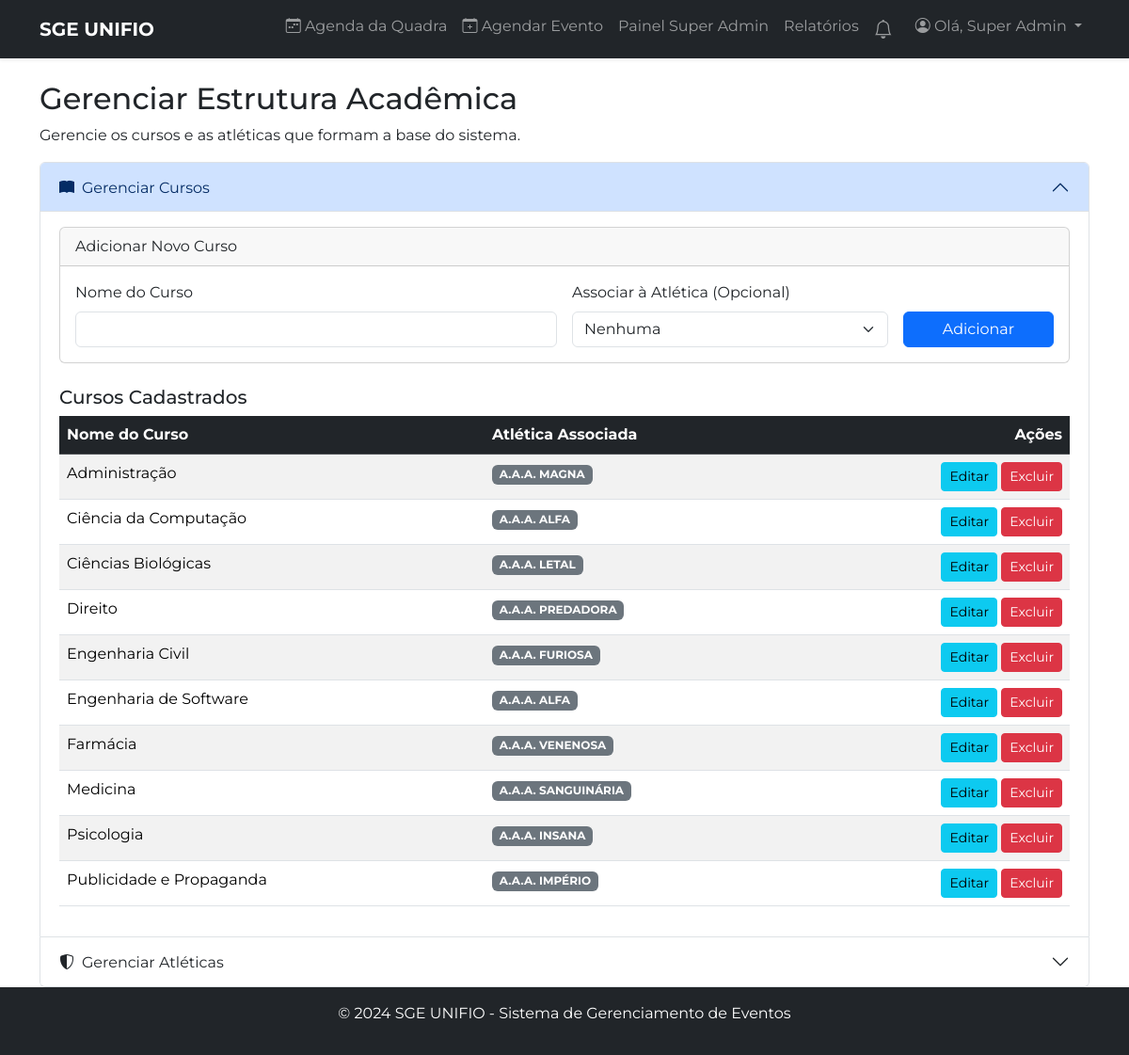
Screenshot of /superadmin/estrutura (signed in) with the database file from the repository.
### tables this page shows
CREATE TABLE `cursos` (
  `id` int NOT NULL,
  `nome` varchar(255) NOT NULL,
  `atletica_id` int DEFAULT NULL,
  `coordenador_id` int DEFAULT NULL
);

CREATE TABLE `atleticas` (
  `id` int NOT NULL,
  `nome` varchar(255) NOT NULL
);

### src/Controller/SuperAdminController.php (called while the page is built, shortened)
<?php
class SuperAdminController extends BaseController
{
    public function gerenciarEstrutura()
    {
        $cursoRepo = $this->repository('CursoRepository');
        $atleticaRepo = $this->repository('AtleticaRepository');
        view('super_admin/gerenciar-estrutura', [
            'title' => 'Gerenciar Estrutura Acadêmica',
            'cursos' => $cursoRepo->findAll(),
            'atleticas_disponiveis' => $atleticaRepo->findUnlinked(),
            'todas_atleticas' => $atleticaRepo->findAll()
        ]);
    }
}

### public/index.php (called while the page is built, shortened)
<?php
$url = $_GET['url'] ?? '/';
if ($url !== '/') {
    $url = '/' . rtrim($url, '/');
}
$method = $_SERVER['REQUEST_METHOD'];
try {
    Application\Core\Router::dispatch($url, $method);
} catch (Exception $e) {
    if (ob_get_level() > 0) ob_end_clean();
    http_response_code(500);
    echo "<h1>Erro na Aplicação</h1>";
    echo "<p>Ocorreu um erro inesperado. Detalhes:</p>";
    echo "<pre>" . htmlspecialchars($e->getMessage()) . "</pre>";
}

### src/Repository/CursoRepository.php (called while the page is built, shortened)
<?php
class CursoRepository
{
    private $pdo;
    public function __construct()
    {
        $this->pdo = Connection::getInstance();
    }
    public function findAll(): array
    {
        $sql = "SELECT c.id, c.nome, a.nome as atletica_nome
                FROM cursos c
                LEFT JOIN atleticas a ON c.atletica_id = a.id
                ORDER BY c.nome ASC";
        $stmt = $this->pdo->query($sql);
        return $stmt->fetchAll();
    }
}

### src/Core/Connection.php (called while the page is built, shortened)
<?php
class Connection
{
    private static ?PDO $instance = null;
    public static function getInstance(): PDO
    {
        if (self::$instance === null) {
            $host = getenv('DB_HOST');
            $dbname = getenv('DB_NAME');
            $username = getenv('DB_USER');
            $password = getenv('DB_PASS');
            $charset = 'utf8mb4';
            $dsn = "mysql:host={$host};dbname={$dbname};charset={$charset}";
            $options = [
                PDO::ATTR_ERRMODE            => PDO::ERRMODE_EXCEPTION,
                PDO::ATTR_DEFAULT_FETCH_MODE => PDO::FETCH_ASSOC,
                PDO::ATTR_EMULATE_PREPARES   => false,
            ];
            try {
                self::$instance = new PDO($dsn, $username, $password, $options);
            } catch (PDOException $e) {
                die('Erro de conexão com o banco de dados: ' . $e->getMessage());
            }
        }
        return self::$instance;
    }
}

### views/super_admin/gerenciar-estrutura.view.php (the view, shortened to what this page needs)
<h2>Gerenciar Estrutura Acadêmica</h2>
<p>Gerencie os cursos e as atléticas que formam a base do sistema.</p>
<div class="accordion" id="accordionEstrutura">
    <div class="accordion-item">
        <h2 class="accordion-header" id="headingCursos">
            <button class="accordion-button" type="button" data-bs-toggle="collapse" data-bs-target="#collapseCursos" aria-expanded="true" aria-controls="collapseCursos">
                <i class="bi bi-book-fill me-2"></i> Gerenciar Cursos
            </button>
        </h2>
        <div id="collapseCursos" class="accordion-collapse collapse show" aria-labelledby="headingCursos" data-bs-parent="#accordionEstrutura">
            <div class="accordion-body">
                <div class="card mb-4">
                    <div class="card-header">Adicionar Novo Curso</div>
                    <div class="card-body">
                        <form method="post" action="/superadmin/cursos/criar">
                            <div class="row g-3 align-items-end">
                                <div class="col-md-6">
                                    <label for="nome_curso" class="form-label">Nome do Curso</label>
                                    <input type="text" name="nome" id="nome_curso" class="form-control" required>
                                </div>
                                <div class="col-sm-4">
                                    <label for="atletica_id" class="form-label">Associar à Atlética (Opcional)</label>
                                    <select name="atletica_id" id="atletica_id" class="form-select">
                                        <option value="">Nenhuma</option>
                                    </select>
                                </div>
                                <div class="col-md-2">
                                    <button type="submit" class="btn btn-primary w-100">Adicionar</button>
                                </div>
                            </div>
                        </form>
                    </div>
                </div>
                <h5>Cursos Cadastrados</h5>
                <div class="table-responsive">
                    <table class="table table-striped table-hover">
                        <thead class="table-dark">
                        <tr>
                            <th>Nome do Curso</th>
                            <th>Atlética Associada</th>
                            <th class="text-end">Ações</th>
                        </tr>
                        </thead>
                        <tbody>
                        <?php foreach ($cursos as $row): ?>
                            <tr>
                                <td><?php echo htmlspecialchars($row['nome']); ?></td>
                                <td><span class="badge bg-secondary"><?php echo htmlspecialchars($row['atletica_nome'] ?? 'Nenhuma'); ?></span></td>
                                <td class="text-end">
                                    <a href="/superadmin/curso/editar?id=<?php echo $row['id']; ?>" class="btn btn-sm btn-info">Editar</a>
                                    <form method="post" action="/superadmin/curso/excluir" class="d-inline" onsubmit="return confirm('Tem certeza?');">
                                        <button type="submit" class="btn btn-sm btn-danger">Excluir</button>
                                    </form>
                                </td>
                            </tr>
                        <?php endforeach; ?>
                        </tbody>
                    </table>
                </div>
            </div>
        </div>
    </div>
    <div class="accordion-item">
        <h2 class="accordion-header" id="headingAtleticas">
            <button class="accordion-button collapsed" type="button" data-bs-toggle="collapse" data-bs-target="#collapseAtleticas" aria-expanded="false" aria-controls="collapseAtleticas">
                <i class="bi bi-shield-shaded me-2"></i> Gerenciar Atléticas
            </button>
        </h2>
    </div>
</div>

### public/css/default.css (style rules this page uses)
body { font-family: 'Montserrat', Arial, sans-serif; }

### rows the page displays
cursos: nome "Administração", atletica.nome "A.A.A. MAGNA"
cursos: nome "Ciência da Computação", atletica.nome "A.A.A. ALFA"
cursos: nome "Ciências Biológicas", atletica.nome "A.A.A. LETAL"
cursos: nome "Direito", atletica.nome "A.A.A. PREDADORA"
cursos: nome "Engenharia Civil", atletica.nome "A.A.A. FURIOSA"
cursos: nome "Engenharia de Software", atletica.nome "A.A.A. ALFA"
cursos: nome "Farmácia", atletica.nome "A.A.A. VENENOSA"
cursos: nome "Medicina", atletica.nome "A.A.A. SANGUINÁRIA"
cursos: nome "Psicologia", atletica.nome "A.A.A. INSANA"
cursos: nome "Publicidade e Propaganda", atletica.nome "A.A.A. IMPÉRIO"

### other values shown
Auth::name() "Super Admin"
